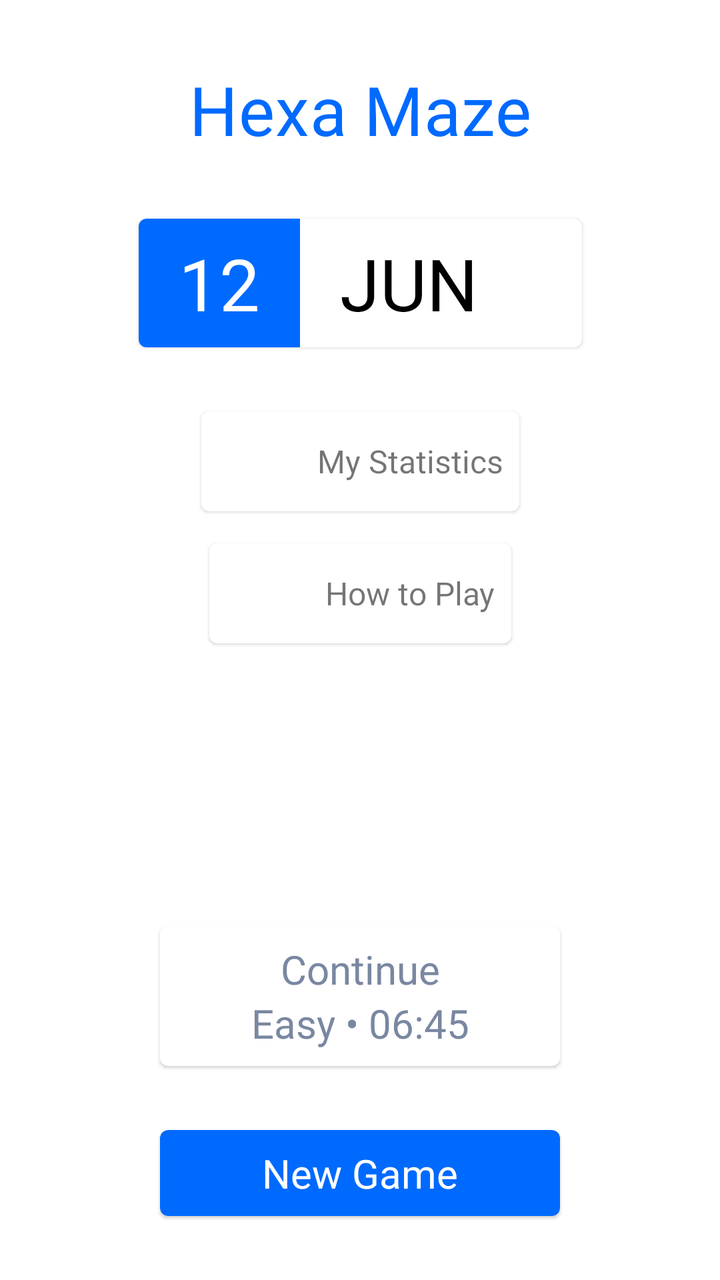
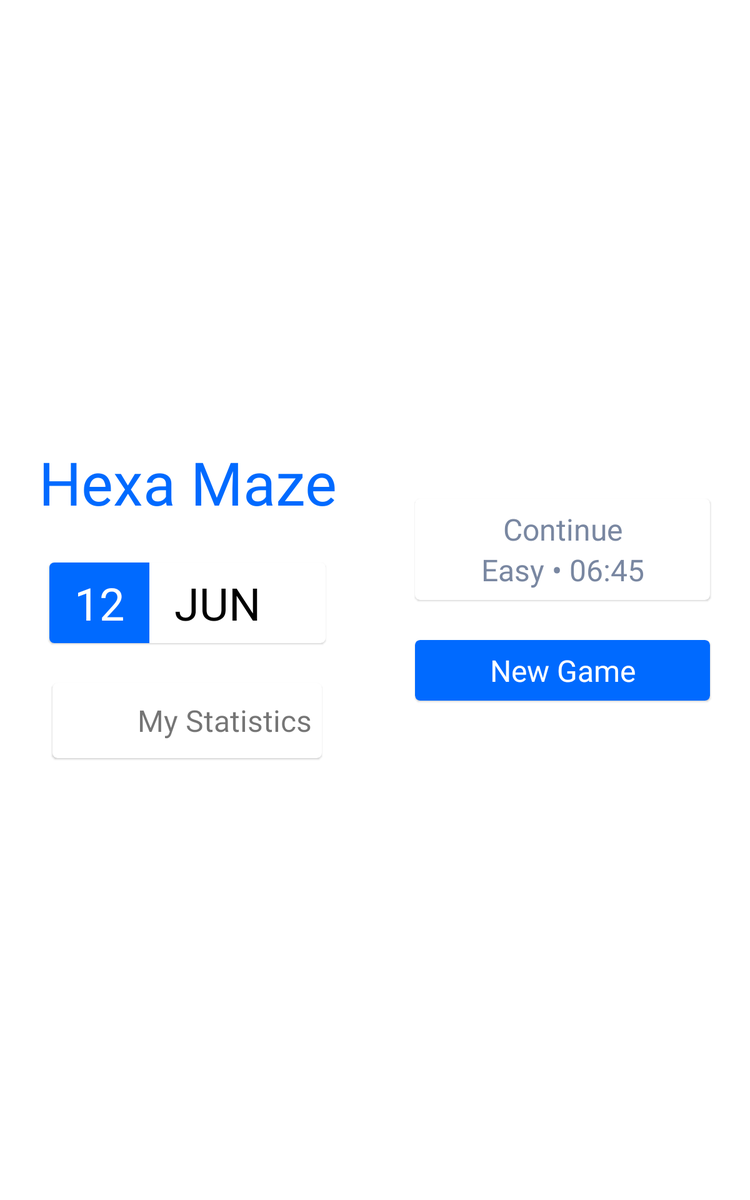

Two renders of one Android screen. The first uses the default layout on a phone; the second uses the alternative layout the repository ships for a different screen configuration, on a matching device. The two XML files are below.
<!-- AndroidManifest.xml: application theme Theme.NumberMazes -->
<!-- res/layout/fragment_home.xml -->
<?xml version="1.0" encoding="utf-8"?>
<FrameLayout xmlns:android="http://schemas.android.com/apk/res/android"
    xmlns:tools="http://schemas.android.com/tools"
    android:layout_width="match_parent"
    android:layout_height="match_parent"
    xmlns:app="http://schemas.android.com/apk/res-auto"
    tools:context=".fragments.HomeFragment">

    <androidx.constraintlayout.widget.ConstraintLayout
        android:layout_width="match_parent"
        android:layout_height="match_parent">

        <TextView
            android:id="@+id/app_title_home"
            android:paddingHorizontal="@dimen/standard_space"
            android:paddingVertical="32dp"
            android:textColor="@color/default_app_home_title"
            android:textAppearance="@style/TextAppearance.MaterialComponents.Headline4"
            android:fontFamily="@font/roboto_black"
            android:gravity="center"
            android:text="@string/app_name"
            app:layout_constraintTop_toTopOf="parent"
            android:layout_width="match_parent"
            android:layout_height="wrap_content"/>

        <com.google.android.material.card.MaterialCardView
            android:id="@+id/daily_cv"
            app:cardBackgroundColor="@color/default_daily_play_cv_bg"
            app:layout_constraintTop_toBottomOf="@id/app_title_home"
            app:layout_constraintStart_toStartOf="parent"
            app:layout_constraintEnd_toEndOf="parent"
            android:layout_width="wrap_content"
            android:layout_height="wrap_content">

            <androidx.appcompat.widget.LinearLayoutCompat
                android:orientation="horizontal"
                android:layout_width="match_parent"
                android:layout_height="wrap_content">

                <androidx.appcompat.widget.LinearLayoutCompat
                    android:id="@+id/day_ll"
                    android:background="@color/default_daily_day_ll_bg"
                    android:layout_width="wrap_content"
                    android:layout_height="wrap_content">

                    <TextView
                        android:textColor="@color/default_daily_day_text"
                        android:id="@+id/daily_day_tv"
                        android:fontFamily="@font/roboto_black"
                        android:text="12"
                        android:textSize="@dimen/home_page_daily_day_text_size"
                        android:paddingVertical="@dimen/standard_half_space"
                        android:paddingHorizontal="20dp"
                        android:layout_width="wrap_content"
                        android:layout_height="wrap_content"/>

                </androidx.appcompat.widget.LinearLayoutCompat>

                <TextView
                    android:textColor="@color/default_daily_month_text"
                    android:id="@+id/daily_month_tv"
                    android:fontFamily="@font/roboto_regular"
                    android:text="JUN"
                    android:textAllCaps="true"
                    android:textSize="@dimen/home_page_daily_day_text_size"
                    android:paddingVertical="@dimen/standard_half_space"
                    android:paddingHorizontal="20dp"
                    android:layout_width="wrap_content"
                    android:layout_height="wrap_content"/>

                <ImageView
                    android:id="@+id/timelapse_iv"
                    android:layout_marginEnd="@dimen/standard_space"
                    android:tint="@color/default_home_page_right_arrow_tint"
                    android:src="@drawable/ic_timelapse"
                    android:layout_width="match_parent"
                    android:layout_height="match_parent"/>

                <ImageView
                    android:id="@+id/right_arrow_iv"
                    android:layout_marginEnd="@dimen/standard_space"
                    android:tint="@color/default_home_page_right_arrow_tint"
                    android:src="@drawable/ic_right_arrow"
                    android:layout_width="match_parent"
                    android:layout_height="match_parent"/>

            </androidx.appcompat.widget.LinearLayoutCompat>

        </com.google.android.material.card.MaterialCardView>

        <com.google.android.material.card.MaterialCardView
            android:id="@+id/stats_cv"
            android:layout_marginVertical="32dp"
            app:layout_constraintTop_toBottomOf="@id/daily_cv"
            app:layout_constraintStart_toStartOf="parent"
            app:layout_constraintEnd_toEndOf="parent"
            android:layout_width="wrap_content"
            android:layout_height="wrap_content">

            <androidx.appcompat.widget.LinearLayoutCompat
                android:orientation="horizontal"
                android:layout_width="match_parent"
                android:layout_height="wrap_content">

                <ImageView
                    android:id="@+id/stats_iv"
                    android:tint="@color/default_app_bar_icon_tint"
                    android:padding="@dimen/standard_half_space"
                    android:src="@drawable/ic_high_bars"
                    android:layout_width="@dimen/home_page_stats_icon_size"
                    android:layout_height="@dimen/home_page_stats_icon_size"/>

                <TextView
                    android:textSize="@dimen/home_page_my_stats_btn_text_size"
                    android:id="@+id/stats_tv"
                    android:gravity="center"
                    android:layout_gravity="center"
                    android:text="My Statistics"
                    android:layout_marginEnd="@dimen/standard_half_space"
                    android:layout_marginStart="@dimen/standard_half_space"
                    android:fontFamily="@font/roboto_medium"
                    android:layout_width="wrap_content"
                    android:layout_height="match_parent"/>

            </androidx.appcompat.widget.LinearLayoutCompat>

        </com.google.android.material.card.MaterialCardView>

        <com.google.android.material.card.MaterialCardView
            android:id="@+id/howtoplay_cv"
            android:layout_marginVertical="@dimen/standard_space"
            app:layout_constraintTop_toBottomOf="@id/stats_cv"
            app:layout_constraintStart_toStartOf="parent"
            app:layout_constraintEnd_toEndOf="parent"
            android:layout_width="wrap_content"
            android:layout_height="wrap_content">

            <androidx.appcompat.widget.LinearLayoutCompat
                android:orientation="horizontal"
                android:layout_width="match_parent"
                android:layout_height="wrap_content">

                <ImageView
                    android:id="@+id/howtoplay_iv"
                    android:tint="@color/default_app_bar_icon_tint"
                    android:padding="@dimen/standard_half_space"
                    android:src="@drawable/ic_read_book"
                    android:layout_width="@dimen/home_page_stats_icon_size"
                    android:layout_height="@dimen/home_page_stats_icon_size"/>

                <TextView
                    android:textSize="@dimen/home_page_my_stats_btn_text_size"
                    android:id="@+id/howtoplay_tv"
                    android:gravity="center"
                    android:layout_gravity="center"
                    android:text="How to Play"
                    android:layout_marginEnd="@dimen/standard_half_space"
                    android:layout_marginStart="@dimen/standard_half_space"
                    android:fontFamily="@font/roboto_medium"
                    android:layout_width="wrap_content"
                    android:layout_height="match_parent"/>

            </androidx.appcompat.widget.LinearLayoutCompat>

        </com.google.android.material.card.MaterialCardView>

        <androidx.appcompat.widget.LinearLayoutCompat
            app:layout_constraintStart_toStartOf="parent"
            app:layout_constraintEnd_toEndOf="parent"
            app:layout_constraintBottom_toBottomOf="parent"
            android:layout_margin="@dimen/standard_space"
            android:orientation="vertical"
            android:layout_width="wrap_content"
            android:layout_height="wrap_content">

            <com.google.android.material.card.MaterialCardView
                android:layout_margin="@dimen/standard_space"
                app:cardBackgroundColor="@color/default_popup_secondary_btn_bg"
                android:id="@+id/saved_game_cv"
                android:layout_width="200dp"
                android:layout_height="wrap_content">

                <androidx.appcompat.widget.LinearLayoutCompat
                    android:orientation="vertical"
                    android:paddingVertical="@dimen/standard_half_space"
                    android:layout_width="match_parent"
                    android:layout_height="wrap_content">

                    <TextView
                        android:id="@+id/saved_game_tv"
                        android:textColor="@color/default_home_page_secondary_btn_text"
                        android:textSize="@dimen/home_page_game_start_btn_text_size"
                        android:fontFamily="@font/roboto_medium"
                        android:paddingHorizontal="@dimen/standard_half_space"
                        android:gravity="center"
                        android:layout_gravity="center"
                        android:text="Continue"
                        android:layout_width="match_parent"
                        android:layout_height="wrap_content"/>

                    <TextView
                        android:id="@+id/saved_game_level_time_tv"
                        android:textColor="@color/default_home_page_secondary_btn_text"
                        android:textSize="@dimen/home_page_game_start_btn_text_size"
                        android:fontFamily="@font/roboto_medium"
                        android:paddingHorizontal="@dimen/standard_half_space"
                        android:gravity="center"
                        android:layout_gravity="center"
                        android:text="Easy \u2022 06:45"
                        android:layout_width="match_parent"
                        android:layout_height="wrap_content"/>

                </androidx.appcompat.widget.LinearLayoutCompat>

            </com.google.android.material.card.MaterialCardView>

            <com.google.android.material.card.MaterialCardView
                android:layout_margin="@dimen/standard_space"
                app:cardBackgroundColor="@color/default_home_page_primary_btn_bg"
                android:id="@+id/new_game_cv"
                android:layout_width="200dp"
                android:layout_height="wrap_content">

                <TextView
                    android:id="@+id/new_game_tv"
                    android:textColor="@color/default_home_page_primary_btn_text"
                    android:textSize="@dimen/home_page_game_start_btn_text_size"
                    android:fontFamily="@font/roboto_medium"
                    android:padding="@dimen/standard_half_space"
                    android:gravity="center"
                    android:layout_gravity="center"
                    android:text="New Game"
                    android:layout_width="match_parent"
                    android:layout_height="wrap_content"/>

            </com.google.android.material.card.MaterialCardView>

        </androidx.appcompat.widget.LinearLayoutCompat>

    </androidx.constraintlayout.widget.ConstraintLayout>

</FrameLayout>
<!-- resources referenced by this layout -->
<resources>
  <color name="default_app_bar_icon_tint">#7987A1</color>
  <color name="default_app_home_title">@color/appBlue</color>
  <color name="default_daily_day_ll_bg">@color/appBlue</color>
  <color name="default_daily_day_text">@color/white</color>
  <color name="default_daily_month_text">@color/black</color>
  <color name="default_daily_play_cv_bg">@color/white</color>
  <color name="default_home_page_primary_btn_bg">@color/appBlue</color>
  <color name="default_home_page_primary_btn_text">@color/white</color>
  <color name="default_home_page_right_arrow_tint">@color/black</color>
  <color name="default_home_page_secondary_btn_text">#7987A1</color>
  <color name="default_popup_secondary_btn_bg">@color/white</color>
  <dimen name="home_page_daily_day_text_size">36sp</dimen>
  <dimen name="home_page_game_start_btn_text_size">20sp</dimen>
  <dimen name="home_page_my_stats_btn_text_size">16sp</dimen>
  <dimen name="home_page_stats_icon_size">50dp</dimen>
  <dimen name="standard_half_space">8dp</dimen>
  <dimen name="standard_space">16dp</dimen>
  <string name="app_name">Hexa Maze</string>
  <style name="Theme.NumberMazes" parent="Theme.MaterialComponents.DayNight.DarkActionBar">
          
          <item name="colorPrimary">@color/purple_500</item>
          <item name="colorPrimaryVariant">@color/purple_700</item>
          <item name="colorOnPrimary">@color/white</item>
          
          <item name="colorSecondary">@color/teal_200</item>
          <item name="colorSecondaryVariant">@color/teal_700</item>
          <item name="colorOnSecondary">@color/black</item>
          
          <item name="android:statusBarColor" tools:targetApi="l">?attr/colorPrimaryVariant</item>
          
  
          <item name="windowNoTitle">true</item>
          <item name="windowActionBar">false</item>
  
      </style>
  <color name="appBlue">#006AFF</color>
  <color name="white">#FFFFFFFF</color>
  <color name="black">#FF000000</color>
  <color name="purple_500">#FF6200EE</color>
  <color name="purple_700">#FF3700B3</color>
  <color name="teal_200">#FF03DAC5</color>
  <color name="teal_700">#FF018786</color>
</resources>
<!-- res/layout-sw600dp/fragment_home.xml (the repository's variant of the layout above) -->
<!-- drawn on a 7-inch tablet held upright -->
<?xml version="1.0" encoding="utf-8"?>
<FrameLayout xmlns:android="http://schemas.android.com/apk/res/android"
    xmlns:tools="http://schemas.android.com/tools"
    android:layout_width="match_parent"
    android:layout_height="match_parent"
    xmlns:app="http://schemas.android.com/apk/res-auto"
    tools:context=".fragments.HomeFragment">

    <androidx.appcompat.widget.LinearLayoutCompat
        android:layout_gravity="center"
        android:gravity="center"
        android:orientation="horizontal"
        android:layout_width="match_parent"
        android:layout_height="match_parent">

        <androidx.appcompat.widget.LinearLayoutCompat
            android:orientation="vertical"
            android:layout_gravity="center"
            android:gravity="center"
            android:layout_weight="1"
            android:layout_width="0dp"
            android:layout_height="match_parent">

            <TextView
                android:id="@+id/app_title_home"
                android:paddingHorizontal="@dimen/standard_space"
                android:paddingVertical="32dp"
                android:textColor="@color/default_app_home_title"
                android:textAppearance="@style/TextAppearance.MaterialComponents.Headline3"
                android:fontFamily="@font/roboto_black"
                android:gravity="center"
                android:text="@string/app_name"
                app:layout_constraintTop_toTopOf="parent"
                android:layout_width="match_parent"
                android:layout_height="wrap_content"/>

            <com.google.android.material.card.MaterialCardView
                android:id="@+id/daily_cv"
                app:cardBackgroundColor="@color/default_daily_play_cv_bg"
                app:layout_constraintTop_toBottomOf="@id/app_title_home"
                app:layout_constraintStart_toStartOf="parent"
                app:layout_constraintEnd_toEndOf="parent"
                android:layout_width="wrap_content"
                android:layout_height="wrap_content">

                <androidx.appcompat.widget.LinearLayoutCompat
                    android:orientation="horizontal"
                    android:layout_width="match_parent"
                    android:layout_height="wrap_content">

                    <androidx.appcompat.widget.LinearLayoutCompat
                        android:id="@+id/day_ll"
                        android:background="@color/default_daily_day_ll_bg"
                        android:layout_width="wrap_content"
                        android:layout_height="wrap_content">

                        <TextView
                            android:textColor="@color/default_daily_day_text"
                            android:id="@+id/daily_day_tv"
                            android:fontFamily="@font/roboto_black"
                            android:text="12"
                            android:textSize="@dimen/home_page_daily_day_text_size"
                            android:paddingVertical="@dimen/standard_half_space"
                            android:paddingHorizontal="20dp"
                            android:layout_width="wrap_content"
                            android:layout_height="wrap_content"/>

                    </androidx.appcompat.widget.LinearLayoutCompat>

                    <TextView
                        android:textColor="@color/default_daily_month_text"
                        android:id="@+id/daily_month_tv"
                        android:fontFamily="@font/roboto_regular"
                        android:text="JUN"
                        android:textAllCaps="true"
                        android:textSize="@dimen/home_page_daily_day_text_size"
                        android:paddingVertical="@dimen/standard_half_space"
                        android:paddingHorizontal="20dp"
                        android:layout_width="wrap_content"
                        android:layout_height="wrap_content"/>

                    <ImageView
                        android:id="@+id/timelapse_iv"
                        android:layout_marginEnd="@dimen/standard_space"
                        android:tint="@color/default_home_page_right_arrow_tint"
                        android:src="@drawable/ic_timelapse"
                        android:layout_width="match_parent"
                        android:layout_height="match_parent"/>

                    <ImageView
                        android:id="@+id/right_arrow_iv"
                        android:layout_marginEnd="@dimen/standard_space"
                        android:tint="@color/default_home_page_right_arrow_tint"
                        android:src="@drawable/ic_right_arrow"
                        android:layout_width="match_parent"
                        android:layout_height="match_parent"/>

                </androidx.appcompat.widget.LinearLayoutCompat>

            </com.google.android.material.card.MaterialCardView>

            <com.google.android.material.card.MaterialCardView
                android:id="@+id/stats_cv"
                android:layout_marginVertical="32dp"
                app:layout_constraintTop_toBottomOf="@id/daily_cv"
                app:layout_constraintStart_toStartOf="parent"
                app:layout_constraintEnd_toEndOf="parent"
                android:layout_width="wrap_content"
                android:layout_height="wrap_content">

                <androidx.appcompat.widget.LinearLayoutCompat
                    android:orientation="horizontal"
                    android:layout_width="match_parent"
                    android:layout_height="wrap_content">

                    <ImageView
                        android:id="@+id/stats_iv"
                        android:tint="@color/default_app_bar_icon_tint"
                        android:padding="@dimen/standard_half_space"
                        android:src="@drawable/ic_high_bars"
                        android:layout_width="@dimen/home_page_stats_icon_size"
                        android:layout_height="@dimen/home_page_stats_icon_size"/>

                    <TextView
                        android:textSize="@dimen/home_page_my_stats_btn_text_size"
                        android:id="@+id/stats_tv"
                        android:gravity="center"
                        android:layout_gravity="center"
                        android:text="My Statistics"
                        android:layout_marginEnd="@dimen/standard_half_space"
                        android:layout_marginStart="@dimen/standard_half_space"
                        android:fontFamily="@font/roboto_medium"
                        android:layout_width="wrap_content"
                        android:layout_height="match_parent"/>

                </androidx.appcompat.widget.LinearLayoutCompat>

            </com.google.android.material.card.MaterialCardView>

        </androidx.appcompat.widget.LinearLayoutCompat>

        <androidx.appcompat.widget.LinearLayoutCompat
            android:orientation="vertical"
            android:layout_gravity="center"
            android:gravity="center"
            android:layout_weight="1"
            android:layout_width="0dp"
            android:layout_height="match_parent">

            <androidx.appcompat.widget.LinearLayoutCompat
                app:layout_constraintStart_toStartOf="parent"
                app:layout_constraintEnd_toEndOf="parent"
                app:layout_constraintBottom_toBottomOf="parent"
                android:layout_margin="@dimen/standard_space"
                android:orientation="vertical"
                android:layout_width="match_parent"
                android:layout_height="wrap_content">

                <com.google.android.material.card.MaterialCardView
                    android:layout_margin="@dimen/standard_space"
                    app:cardBackgroundColor="@color/default_popup_secondary_btn_bg"
                    android:id="@+id/saved_game_cv"
                    android:layout_width="match_parent"
                    android:layout_height="wrap_content">

                    <androidx.appcompat.widget.LinearLayoutCompat
                        android:orientation="vertical"
                        android:paddingVertical="@dimen/standard_half_space"
                        android:layout_width="match_parent"
                        android:layout_height="wrap_content">

                        <TextView
                            android:id="@+id/saved_game_tv"
                            android:textColor="@color/default_home_page_secondary_btn_text"
                            android:textSize="@dimen/home_page_game_start_btn_text_size"
                            android:fontFamily="@font/roboto_medium"
                            android:paddingHorizontal="@dimen/standard_half_space"
                            android:gravity="center"
                            android:layout_gravity="center"
                            android:text="Continue"
                            android:layout_width="match_parent"
                            android:layout_height="wrap_content"/>

                        <TextView
                            android:id="@+id/saved_game_level_time_tv"
                            android:textColor="@color/default_home_page_secondary_btn_text"
                            android:textSize="@dimen/home_page_game_start_btn_text_size"
                            android:fontFamily="@font/roboto_medium"
                            android:paddingHorizontal="@dimen/standard_half_space"
                            android:gravity="center"
                            android:layout_gravity="center"
                            android:text="Easy \u2022 06:45"
                            android:layout_width="match_parent"
                            android:layout_height="wrap_content"/>

                    </androidx.appcompat.widget.LinearLayoutCompat>

                </com.google.android.material.card.MaterialCardView>

                <com.google.android.material.card.MaterialCardView
                    android:layout_margin="@dimen/standard_space"
                    app:cardBackgroundColor="@color/default_home_page_primary_btn_bg"
                    android:id="@+id/new_game_cv"
                    android:layout_width="match_parent"
                    android:layout_height="wrap_content">

                    <TextView
                        android:id="@+id/new_game_tv"
                        android:textColor="@color/default_home_page_primary_btn_text"
                        android:textSize="@dimen/home_page_game_start_btn_text_size"
                        android:fontFamily="@font/roboto_medium"
                        android:padding="@dimen/standard_half_space"
                        android:gravity="center"
                        android:layout_gravity="center"
                        android:text="New Game"
                        android:layout_width="match_parent"
                        android:layout_height="wrap_content"/>

                </com.google.android.material.card.MaterialCardView>

            </androidx.appcompat.widget.LinearLayoutCompat>

        </androidx.appcompat.widget.LinearLayoutCompat>

    </androidx.appcompat.widget.LinearLayoutCompat>

</FrameLayout>
<!-- resources referenced by the variant -->
<!-- as a 7-inch tablet held upright resolves them -->
<resources>
  <color name="default_app_bar_icon_tint">#7987A1</color>
  <color name="default_app_home_title">@color/appBlue</color>
  <color name="default_daily_day_ll_bg">@color/appBlue</color>
  <color name="default_daily_day_text">@color/white</color>
  <color name="default_daily_month_text">@color/black</color>
  <color name="default_daily_play_cv_bg">@color/white</color>
  <color name="default_home_page_primary_btn_bg">@color/appBlue</color>
  <color name="default_home_page_primary_btn_text">@color/white</color>
  <color name="default_home_page_right_arrow_tint">@color/black</color>
  <color name="default_home_page_secondary_btn_text">#7987A1</color>
  <color name="default_popup_secondary_btn_bg">@color/white</color>
  <!-- from res/values-sw600dp/ -->
  <dimen name="home_page_daily_day_text_size">36sp</dimen>
  <!-- from res/values-sw600dp/ -->
  <dimen name="home_page_game_start_btn_text_size">24sp</dimen>
  <!-- from res/values-sw600dp/ -->
  <dimen name="home_page_my_stats_btn_text_size">24sp</dimen>
  <!-- from res/values-sw600dp/ -->
  <dimen name="home_page_stats_icon_size">60dp</dimen>
  <!-- from res/values-sw600dp/ -->
  <dimen name="standard_half_space">8dp</dimen>
  <!-- from res/values-sw600dp/ -->
  <dimen name="standard_space">16dp</dimen>
  <string name="app_name">Hexa Maze</string>
  <style name="Theme.NumberMazes" parent="Theme.MaterialComponents.DayNight.DarkActionBar">
          
          <item name="colorPrimary">@color/purple_500</item>
          <item name="colorPrimaryVariant">@color/purple_700</item>
          <item name="colorOnPrimary">@color/white</item>
          
          <item name="colorSecondary">@color/teal_200</item>
          <item name="colorSecondaryVariant">@color/teal_700</item>
          <item name="colorOnSecondary">@color/black</item>
          
          <item name="android:statusBarColor" tools:targetApi="l">?attr/colorPrimaryVariant</item>
          
  
          <item name="windowNoTitle">true</item>
          <item name="windowActionBar">false</item>
  
      </style>
  <color name="appBlue">#006AFF</color>
  <color name="white">#FFFFFFFF</color>
  <color name="black">#FF000000</color>
  <color name="purple_500">#FF6200EE</color>
  <color name="purple_700">#FF3700B3</color>
  <color name="teal_200">#FF03DAC5</color>
  <color name="teal_700">#FF018786</color>
</resources>
